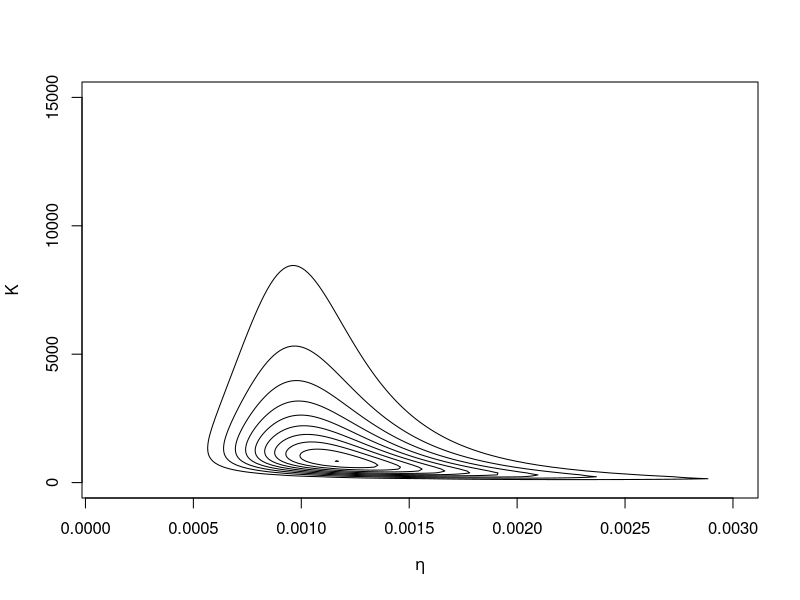
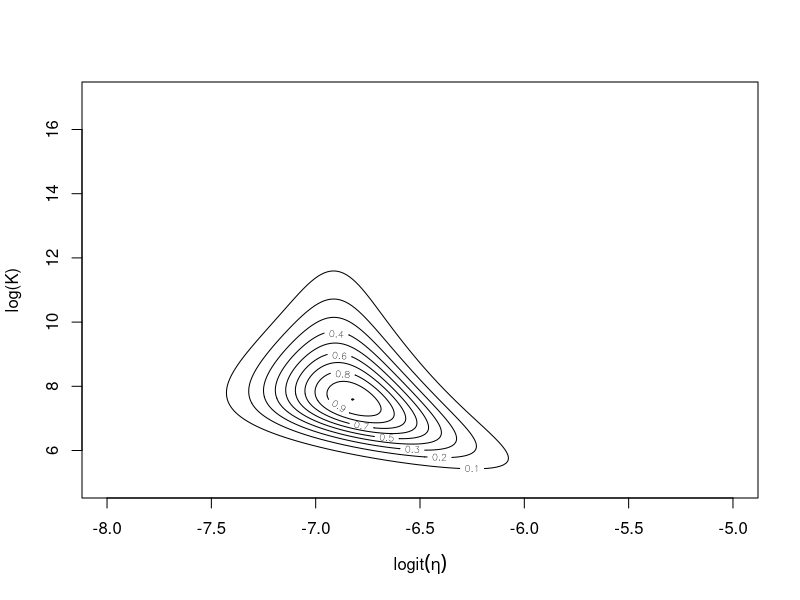
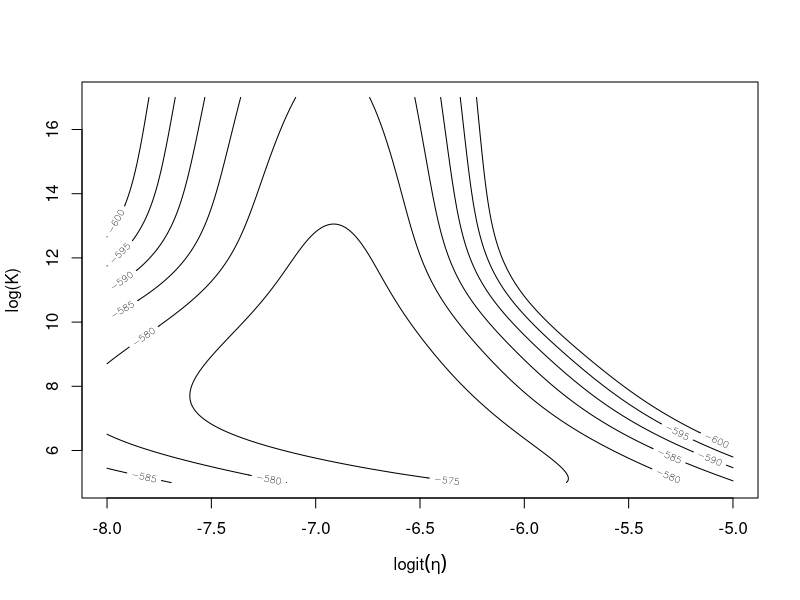
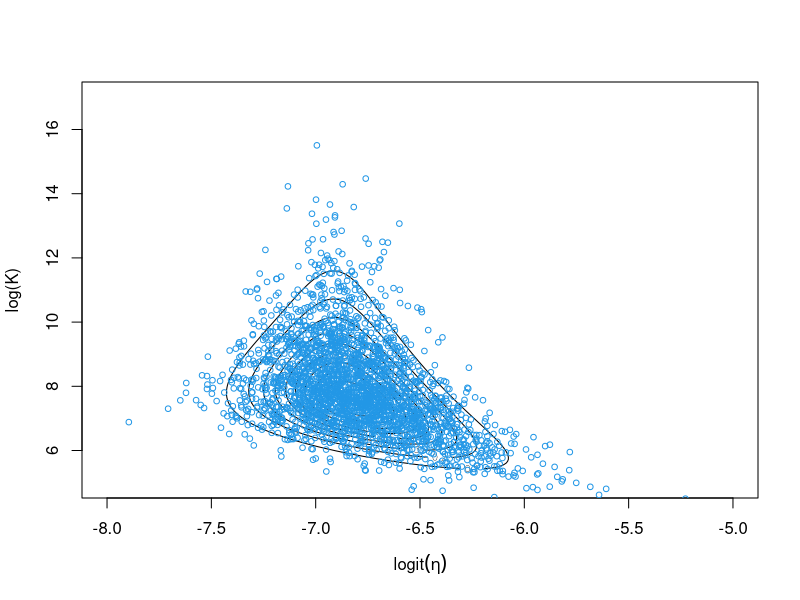
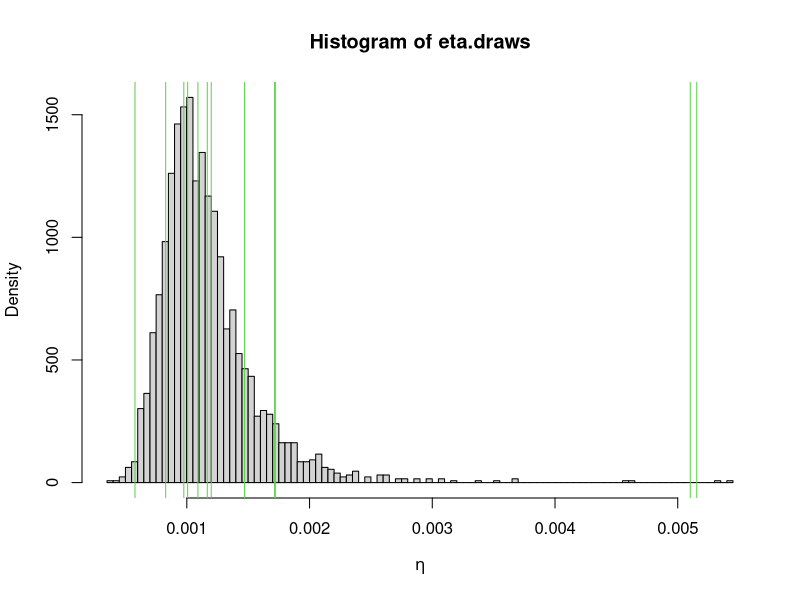

Source code (R) for these figures, in order: (Note: this script raises an error after producing the figures.)

###The Beta-Binomial is a Beta-mixture of Binomials.  
###  It can be helpful when individual study units vary greatly in the probability 
###  of a success (like the cities here).  The units are allowed to have unequal 
###   probabilities that follow a Beta dist'n.   The distribution of eta is 
###   describing a distribution from which the observed proportions could
###    have been drawn.  This is actually an example of a hierarchical model.
### See Beta-Binomial example in Chapter 5 in BDA3.  We will apply some of the 
### Chapter 5 results to this example.  See BetaBinomialPriorInvestigation.R for
### more info on the priors.  The prior used here for K is not immediately 
### intuitive, but provides a good setting to talk more about priors on variance
### parameters in hierarchical setting and the issues that can arise.
### NOTE to me:  We used this as example for multivariate rejection sampling
### and then transitioned into hieararchical models with it (given ties to Ch. 5 BDA3)

#We can assume the counts come from a Beta-Binomial model with mean eta 
# and precision K  (See Appendix page 584 in Gelman et al 
##    for parameterization)
##     n=nj,  beta=K(1-eta), alpha=K*eta
##    K=(alpha+beta) ##prior total number of "trials"
##    eta = alpha/(alpha + beta) ##proportion success out of prior "trials"
  
 ##This function evaluates the likelihood for eta and K 
  BB.loglik.fun <- function(etaK.vec, n.vec, y.vec) {
     ll.out <- sum(lchoose(n.vec, y.vec) + 
         lbeta((etaK.vec[2]*etaK.vec[1] + y.vec),(etaK.vec[2]*(1-etaK.vec[1])+n.vec-y.vec))- 
         lbeta(etaK.vec[2]*etaK.vec[1], etaK.vec[2]*(1-etaK.vec[1])))
  	 return(ll.out)
  	}
  	
  
  #### Applied problem  (Tsutakawa et al. 1985) - Estimate rate of death from
  ## stomach cancer for at risk males between ages 45-64 for the largest cities in 
  ## Missouri.  Here are the mortality rates for 20 of the cities
  ##  (number at risk (nj), number of cancer deaths (yj))
  
  nj.vec <- c(1083,855,3461,657,1208,1025, 527, 1668, 583, 582, 917, 857, 680, 917, 53637,
               874, 395, 581, 588, 383)
  yj.vec <- c(0,0,2,0,1,1,0,2,1,3,0,1,1,1,54,0,0,1,3,0)
  
   
  ## We need to assign priors for eta and K - let's use the vague prior 
  ##  porportional to  g(eta,K) propto (1/(eta*(1-eta)))*(1/(1+K)^2)
  
   BB.prior.fun <- function(etaK.vec) {
   	 (1/(etaK.vec[1]*(1-etaK.vec[1])))*(1/((1+etaK.vec[2])^2))
   	}
   	
   ## We could combine them into one function to find the posterior
   
   BB.logpost1<- function(etaK.vec, n.vec, y.vec) {
  	 ll <- sum(lbeta(etaK.vec[2]*etaK.vec[1] + y.vec, etaK.vec[2]*(1-etaK.vec[1])+n.vec-y.vec)- 
                 lbeta(etaK.vec[2]*etaK.vec[1], etaK.vec[2]*(1-etaK.vec[1])))
  	 lprior <- -log(etaK.vec[1]) - log(1-etaK.vec[1]) - 2*log(1+etaK.vec[2])              
  	 lpost.out <- ll + lprior
  	 return(lpost.out)
  	}

    eta.vec <- seq(0.0001,0.003,length=200)
   	K.vec <- seq(1,15000, length=200)
   	etaK.grid <- expand.grid(eta.vec, K.vec)
   	lp.grid <- apply(etaK.grid, 1, BB.logpost1, n.vec=nj.vec, y.vec=yj.vec)
   	lp.mat <- matrix(lp.grid, nrow=200, ncol=200)
   	p.mat <- exp(lp.mat - max(lp.mat)) 
   	contour(eta.vec, K.vec, p.mat, ylab="K", xlab=expression(eta))
   
   #### Now, let's transform the parameters to the real line as they do
   ### for the Beta-Binomial hierarchical example in BDA3 Chapter 5 
   ## theta1 <- logit(eta)
   ## theta2 <- log(K)
        	
   	BB.logpost <- function(theta.vec, n.vec, y.vec) {
   	  eta <- exp(theta.vec[1])/(1+exp(theta.vec[1]))
   	  K <- exp(theta.vec[2])
   	  ll <- sum(lbeta(K*eta + y.vec, K*(1-eta) + n.vec - y.vec) - 
                lbeta(K*eta, K*(1-eta)))
   	  #log.prior <- -log(eta) - log(1-eta) - 2*log(1+K)  
   	  #log.Jacob <- (theta.vec[1]+theta.vec[2]) - 2*log(1+exp(theta.vec[1]))
   	  log.rest <- theta.vec[2] - 2*log(1+exp(theta.vec[2])) #combined prior and Jacob
   	  #trans.log.post <- ll + log.prior + log.Jacob
   	  trans.log.post <- ll + log.rest
   	  return(trans.log.post)
   	}
   	
   	   	
   	theta1.vec <- seq(-8,-5,length=200)
   	theta2.vec <- seq(5,17, length=200)
   	theta.grid <- expand.grid(theta1.vec, theta2.vec)
   	logpost.grid <- apply(theta.grid, 1, BB.logpost, n.vec=nj.vec, y.vec=yj.vec)
   	logpost.mat <- matrix(logpost.grid, nrow=200, ncol=200)
   	post.mat <- exp(logpost.mat - max(logpost.mat)) 
   	contour(theta1.vec, theta2.vec, post.mat, ylab="log(K)", 
              xlab=expression(logit(eta)))
   	
   	
    contour(theta1.vec, theta2.vec, logpost.mat, ylab="log(K)", 
      xlab=expression(logit(eta)), levels=seq(-600,-500,by=5))  #not as nice
   	

   	### From contour plot, see that mode is near (-7,6) -can use this as a starting
   	## point to find mode using the Nelder-Mead Method   	
   	optim.out <- optim(c(-7,6), BB.logpost, n.vec=nj.vec, y.vec=yj.vec, 
                control=list(fnscale=-100), method="Nelder-Mead", hessian=TRUE)
   	
   	optim.out
   	optim.out$par   	
   	Var <- solve(-optim.out$hessian)
   	Var
   	
   	## Using this information we could use a multi-variate normal approximation for 
    ##  the posterior distribution,  though we would rather sample from it directly.  
    ##  We can also use this information to come
   	##  up with a proposal distribution for a rejection sampling algorithm.  If 
   	##  we use the normal it will probably be too skinny in the tails and may 
   	##  not bound our posterior, so let's try a t-distribution on very few d.f. 
   	##  to get fatter tails.
    ##  There is a nice multivariate t function in the LearnBayes package
    ##   install.packages("LearnBayes") 
       library(LearnBayes)
       help(dmt)
   	
   	#### NOW let's use REJECTION SAMPLING to obtain samples from the joint
   	#### posterior distribution of logit(eta) and log(K)
   	
   	### STEP 1:  Find a proposal density of a simple form that, when multiplied
   	# by an appropriate constant covers the posterior density of interest 
   
  	#We essentially want to maximize log(g(theta|y)) - log(p(theta))
  	#  Let's use optim() again to do this, by first writing a function to maximize
  	
  	post.prop.diff <- function(theta, n.vec, y.vec, t.params) {
  		post.part <- BB.logpost(theta, n.vec=n.vec, y.vec=y.vec)
  		proposal.part <- dmt(theta, mean=t.params$m, S=t.params$var, 
                             df=t.params$df, log=TRUE)
  		d <- post.part - proposal.part
  		return(d)
  		} 
	
	t.params.set <- list(m=c(-6.8, 7.6), var=2*Var, df=4)
	
	d.out <- optim(c(-7, 7), post.prop.diff, n.vec=nj.vec, y.vec=yj.vec, 
                   t.params=t.params.set, control=list(fnscale=-10))
	
	d.out$par   #-6.8899, 12.46 So, max value of d occurs at (-6.88, 12.46)
	            # -6.886769  7.507773  (for some starting values)
	            
	post.prop.diff(c(-5, 7), n.vec=nj.vec, y.vec=yj.vec, t.params=t.params.set)
	d.max <- post.prop.diff(c(-6.8899, 12.46), n.vec=nj.vec, y.vec=yj.vec, 
             t.params=t.params.set) #-569.3335
	dmax <- post.prop.diff(c(-6.8868, 7.5077),n.vec=nj.vec, y.vec=yj.vec, 
            t.params=t.params.set) #-570.07
	
  ##### NOW, finally we obtain a sample using rejection sampling...we will do 
  ###   it in vector form, rather than a loop
	
	#1. Take a lot of draws from the proposal distribution (a multivariate-t)
	  n.draws <- 10000  ##will not end up with 10000 draws b/c using rejection
	  prop.draws <- rmt(n.draws, mean=t.params.set$m, S=t.params.set$var, 
                        df=t.params.set$df)

      #2. Evaluate the posterior and the proposal distribution at all the values
	  log.post <- apply(prop.draws, 1, BB.logpost, n.vec=nj.vec, y.vec=yj.vec)
	  log.g.theta <- dmt(prop.draws, mean=t.params.set$m, S=t.params.set$var, 
                         df=t.params.set$df, log=TRUE)

      #3. Calculate the ratio
	  accept.probs <- exp(log.post - log.g.theta - d.max)

      #4. Pick off the draws that we accept
	  theta.draws <- prop.draws[runif(n.draws) <= accept.probs,]
	  
	  #What percent did we accept?
	   length(theta.draws[,1])/n.draws #only 28% -- inefficient?, but easy to find?
	  
	    contour(theta1.vec, theta2.vec, post.mat, ylab="log(K)", 
                   xlab=expression(logit(eta)))
	    points(theta.draws[,1], theta.draws[,2], pch=1, col=4, cex=0.75)

        ##Inference about the mean, eta?
           eta.draws <- exp(theta.draws[,1])/(1+exp(theta.draws[,1]))
           hist(eta.draws, nclass=100, col="lightgray", freq=FALSE, 
                       xlab=expression(eta))
           median(eta.draws) #0.001081160
           abline(v=yj.vec/nj.vec, col=3) # Add the observed proportions
           quantile(eta.draws, c(.025, .975)) #0.0006410274 0.0020984802 
                            #may need more draws to better capture the right-hand
                            #  tail of the distn

  #### NEW MATERIAL to bring in BDA3 Chapter 5 stuff.
  #####So, using rejection sampling we obtained draws from p(logit(eta), log(K)|y).
  #### This follows the steps on the bottom of Page 112 to sample from the
  #### joint posterior distribution of the parameters (pi's) AND the hyperparameters
  ### For step (1), they describe using grid approximation and we just used rejection
  ### sampling instead.
  
  #Step 2.(a) Transform the lth draw of (logit(eta), log(K)) to (alpha,beta) to
  # get a draw from their marginal posterior distribution
   theta.to.ab.fun <- function(theta.vec) {
   	   eta <- exp(theta.vec[1])/(1+exp(theta.vec[1]))
   	   K <- exp(theta.vec[2])
   	   a <- eta*K
   	   b <- (1-eta)*K
   	   c(a,b)
    }
   alphabeta_draws <- t(apply(theta.draws, 1, theta.to.ab.fun))
   head(alphabeta_draws)
   
  #Step 2 (b) For each j=1,....,J, sample the pi's from their conditional posterior
  # distribution  pi.j|alpha,beta,y ~ Beta(alpha+y.j, beta+n.j-y.j)
  
    get.pis.fun <- function(ab, yvec, mvec) {
    	n <- length(yvec)
    	rbeta(n, ab[1]+yvec, ab[2]+mvec-yvec)
    }
  
   pis.draws <- t(apply(alphabeta_draws, 1, get.pis.fun, yvec=yj.vec, mvec=nj.vec))
   
   ###So, could use these draws to get the pi's you wanted to do the posterior
   ### predictive checks for the Problem 1 on Assignment 8.
   n.draws <- dim(pis.draws)[1]
   
   par(mfrow=c(5,2))
    for (j in 1:10){
    	hist(pis.draws[,j], nclass=100, col=gray(0.8), main="", freq=FALSE, xlim=c(0,0.008))
    	abline(v=yj.vec[j]/nj.vec[j], lwd=2, col="blue") #observed proportion   
     }
    
   par(mfrow=c(5,2))
    for (j in 11:20){
    	hist(pis.draws[,j], nclass=100, col=gray(0.8), main="", freq=FALSE, xlim=c(0,0.008))
    	abline(v=yj.vec[j]/nj.vec[j], lwd=2, col="blue") #observed proportion   
     }


     
